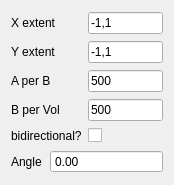
<?xml version="1.0" encoding="UTF-8"?>
<ui version="4.0">
 <class>RasterScanConfigWidget</class>
 <widget class="QWidget" name="RasterScanConfigWidget">
  <property name="geometry">
   <rect>
    <x>0</x>
    <y>0</y>
    <width>174</width>
    <height>185</height>
   </rect>
  </property>
  <property name="windowTitle">
   <string>Form</string>
  </property>
  <layout class="QGridLayout" name="gridLayout">
   <item row="0" column="0" colspan="2">
    <widget class="QLabel" name="label">
     <property name="text">
      <string>X extent</string>
     </property>
    </widget>
   </item>
   <item row="0" column="2">
    <widget class="QLineEdit" name="leXextent">
     <property name="minimumSize">
      <size>
       <width>40</width>
       <height>0</height>
      </size>
     </property>
     <property name="maximumSize">
      <size>
       <width>80</width>
       <height>16777215</height>
      </size>
     </property>
     <property name="text">
      <string>-1,1</string>
     </property>
    </widget>
   </item>
   <item row="1" column="0" colspan="2">
    <widget class="QLabel" name="label_5">
     <property name="text">
      <string>Y extent</string>
     </property>
    </widget>
   </item>
   <item row="1" column="2">
    <widget class="QLineEdit" name="leYextent">
     <property name="minimumSize">
      <size>
       <width>40</width>
       <height>0</height>
      </size>
     </property>
     <property name="maximumSize">
      <size>
       <width>80</width>
       <height>16777215</height>
      </size>
     </property>
     <property name="text">
      <string>-1,1</string>
     </property>
    </widget>
   </item>
   <item row="2" column="0" colspan="2">
    <widget class="QLabel" name="label_3">
     <property name="text">
      <string>A per B</string>
     </property>
    </widget>
   </item>
   <item row="2" column="2">
    <widget class="QLineEdit" name="leAperB">
     <property name="minimumSize">
      <size>
       <width>40</width>
       <height>0</height>
      </size>
     </property>
     <property name="maximumSize">
      <size>
       <width>160</width>
       <height>16777215</height>
      </size>
     </property>
     <property name="text">
      <string>500</string>
     </property>
    </widget>
   </item>
   <item row="3" column="0" colspan="2">
    <widget class="QLabel" name="label_4">
     <property name="text">
      <string>B per Vol</string>
     </property>
    </widget>
   </item>
   <item row="3" column="2">
    <widget class="QLineEdit" name="leBperV">
     <property name="minimumSize">
      <size>
       <width>40</width>
       <height>0</height>
      </size>
     </property>
     <property name="maximumSize">
      <size>
       <width>160</width>
       <height>16777215</height>
      </size>
     </property>
     <property name="text">
      <string>500</string>
     </property>
    </widget>
   </item>
   <item row="4" column="0" colspan="2">
    <widget class="QLabel" name="label_2">
     <property name="text">
      <string>bidirectional?</string>
     </property>
    </widget>
   </item>
   <item row="4" column="2">
    <widget class="QCheckBox" name="cbBidirectional">
     <property name="text">
      <string/>
     </property>
    </widget>
   </item>
   <item row="5" column="0">
    <widget class="QLabel" name="label_6">
     <property name="text">
      <string>Angle</string>
     </property>
    </widget>
   </item>
   <item row="5" column="1" colspan="2">
    <widget class="QDoubleSpinBox" name="dsbAngle">
     <property name="buttonSymbols">
      <enum>QAbstractSpinBox::NoButtons</enum>
     </property>
    </widget>
   </item>
  </layout>
 </widget>
 <resources/>
 <connections/>
</ui>
